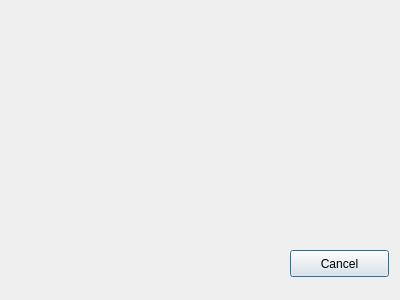
<?xml version="1.0" encoding="UTF-8"?>
<ui version="4.0">
 <class>Dialog</class>
 <widget class="QDialog" name="Dialog">
  <property name="geometry">
   <rect>
    <x>0</x>
    <y>0</y>
    <width>400</width>
    <height>300</height>
   </rect>
  </property>
  <property name="windowTitle">
   <string>Dialog</string>
  </property>
  <widget class="QPushButton" name="pushButton">
   <property name="geometry">
    <rect>
     <x>290</x>
     <y>250</y>
     <width>99</width>
     <height>27</height>
    </rect>
   </property>
   <property name="text">
    <string>Cancel</string>
   </property>
  </widget>
 </widget>
 <resources/>
 <connections/>
</ui>
